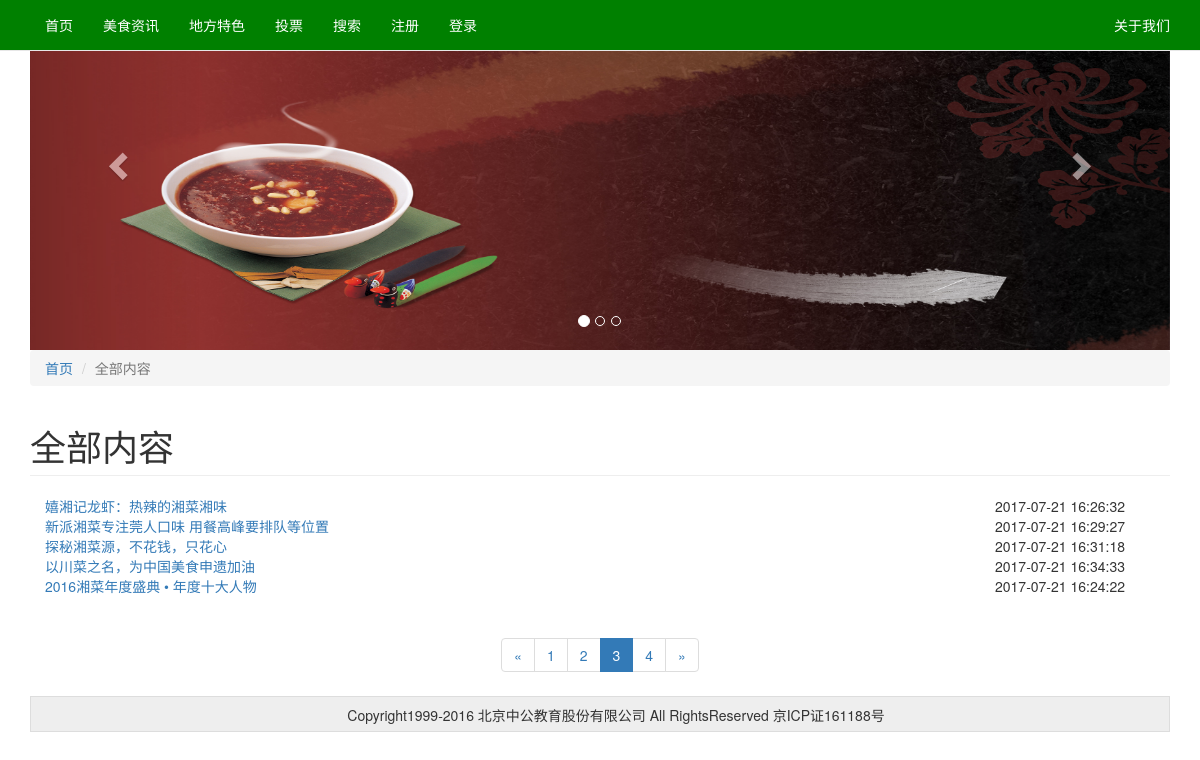
Screenshot of /luwork/list.php?page=3 with the database file from the repository.
### tables this page shows
CREATE TABLE IF NOT EXISTS `ac_info` (
  `ac_id` int(11) NOT NULL AUTO_INCREMENT,
  `ac_title` varchar(100) NOT NULL,
  `ac_column` varchar(32) NOT NULL,
  `ac_describe` varchar(200) NOT NULL,
  `ac_keyword` varchar(64) NOT NULL,
  `ac_content` text NOT NULL,
  `ac_thum` varchar(100) NOT NULL,
  `ac_date` varchar(32) NOT NULL,
  PRIMARY KEY (`ac_id`)
);

### luwork/list.php (the view, shortened to what this page needs)
<?php
	include "header.php";
	$conn = new mysqli("localhost","root","root","food");
	$listid = "";
	$page = "";
	$pageSize = 5;
	$star = 0;
	if(!empty($_GET["page"])){
		$page = $_GET["page"];
		$star = ($page-1)*$pageSize;
	}
	if(!empty($_GET["listid"])){
		$listid = $_GET["listid"];
		$sql = "SELECT * FROM ac_info WHERE ac_column='$listid' limit $star,$pageSize";
		$totsql  = "SELECT * FROM ac_info WHERE ac_column='$listid'";
	}else{
		$listid = "全部内容";
		$sql = "SELECT * FROM ac_info limit $star,$pageSize";
		$totsql  = "SELECT * FROM ac_info";
	}
	$result = $conn->query($sql);
	$totResult = $conn->query($totsql);
	$totSize = $totResult->num_rows;
	$pages = ceil($totSize/$pageSize);
?>
	<ol class="breadcrumb">
      <li><a href="index.php">首页</a></li>
      <li class="active"><?php echo $listid; ?></li>
    </ol>
    </div>
    <h1 class="page-header"><?php echo $listid; ?></h1>
    <ul class="container-fluid list-unstyled list-li">
    <?php
    	if($result->num_rows>0){
			$n = 0;
			while($row = $result->fetch_assoc()){
				$n++;
	?>
      <li class="row">
        <a href="show.php?showid=<?php echo $row["ac_id"]; ?>" class="col-md-10"><?php echo $row["ac_title"]; ?></a>
        <span class=" col-md-2"><?php echo date("Y-m-d H:i:s",$row["ac_date"]); ?></span>
      </li>
      <?php
	  			if($n%5==0){
					echo "<li style='height:12px'></li>";
				}
    		}
		}
	?>
    </ul>
    <nav aria-label="Page navigation" class="text-center">
      <ul class="pagination">
        <li>
          <a href="list.php?<?php if($listid!="全部内容"){echo "listid=".$listid."&"; } ?>page=<?php if(($page-1)<=0){echo 1;}else{echo $page-1;}?>" aria-label="Previous">
            <span aria-hidden="true">&laquo;</span>
          </a>
        </li>
        <?php
        	for($i=1; $i<=$pages; $i++){
		?>
        <li class="<?php if($i==$page || ($page==""&&$i==1)){echo "active"; }?>"><a href="list.php?<?php if($listid!="全部内容"){echo "listid=".$listid."&"; } ?>page=<?php echo $i; ?>"><?php echo $i; ?></a></li>
        <?php
        	}
		?>
        <li>
          <a href="list.php?<?php if($listid!="全部内容"){echo "listid=".$listid."&"; } ?>page=<?php if(($page+1)>=$pages){echo $pages;}else{echo $page+1;} ?>" aria-label="Next">
            <span aria-hidden="true">&raquo;</span>
          </a>
        </li>
      </ul>
    </nav>
<?php
	include "footer.php";
?>

### rows the page displays
ac_info: ac_title "嬉湘记龙虾：热辣的湘菜湘味", ac_date "2017-07-21 16:26:32"
ac_info: ac_title "新派湘菜专注莞人口味 用餐高峰要排队等位置", ac_date "2017-07-21 16:29:27"
ac_info: ac_title "探秘湘菜源，不花钱，只花心", ac_date "2017-07-21 16:31:18"
ac_info: ac_title "以川菜之名，为中国美食申遗加油", ac_date "2017-07-21 16:34:33"
ac_info: ac_title "2016湘菜年度盛典 • 年度十大人物", ac_date "2017-07-21 16:24:22"

### other values shown
$listid "全部内容"
